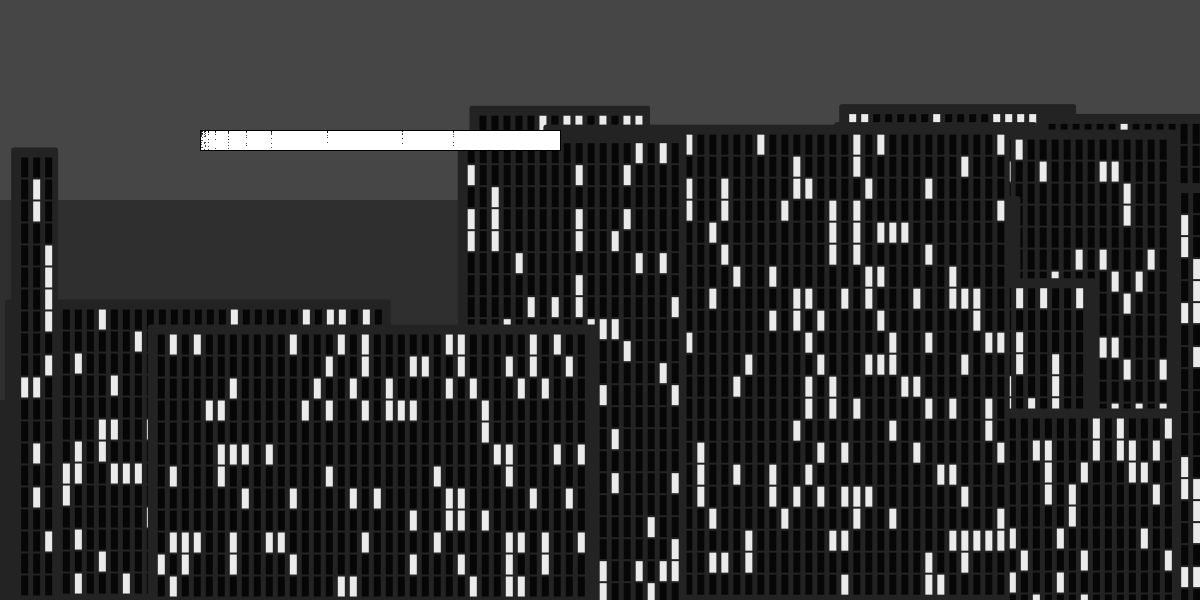
Frame 1 (no input)
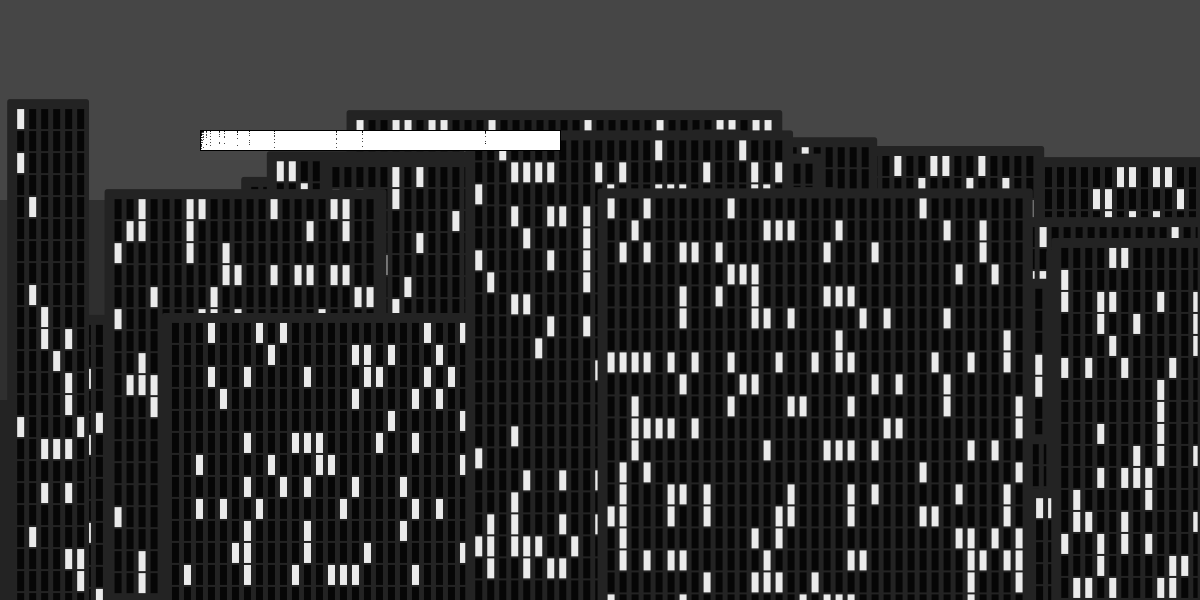
Frame 2 (the mouse pressed at the canvas centre, redrawn once)

The Processing sketch that drew these frames (run headless with seeded random() and noise(); the mouse was pressed at the canvas centre and the sketch redrawn once):

// Processing sketch: processing_134732
// ── processing_134732.pde

void setup(){
  size(1200, 600);  //establish the size of the program
  noLoop();  //Don't let the program run more than once
  
}

int hour = hour();       //establish several variables for easy debugging and tweaking
int minute = minute();
int year = year();
int month = month();
float lightsOn;
color light;

void draw(){
  
  float Sky = map(hour, 0, 23, 0, 255);             //the tint of the background is determined by the time of day, much like outside
  background(Sky, 68, 160);
  noStroke();
  for(int skyCount = 8; skyCount > 1; skyCount = skyCount - 1){        //the building of a series of blocks in the background, making a pseudo-gradient
    
  fill(Sky-(skyCount*10), 68-(skyCount*12), 160-(skyCount*15));
  rect(0, 100*skyCount, 1200, 100*skyCount);
  }
  
  for( int building = (year/40); building > 0; building = building - 1){     // a for loop is made to establish the number of buildings in the image
  float Width = random(minute, 500);                                          //the width is limited by the minute of current time
float Height = random(50, (year-1500));                                       //height by year, etc.
float leftright = random(0, 1200);
float updown = 625 - Height;
noStroke();
fill(30, 40, Sky/2);                                                          //color of the building
rect(leftright, updown, Width, Height, 3);
if(Width > 30 && Height > 70){                                                //requisite size of a building in order to have windows
for (float windowX = 10; windowX < (Width - 10); windowX += 12){              // for loops setting up an array of windows per building
  for (float windowY = 10; windowY < (Height - 30); windowY += 22){
    if (hour >= 18 || hour <= 2){                                              //lights are most likely to be on between 6pm and 2am
      lightsOn = random(0,10); 
    } else {
       lightsOn = random(0, 30);                                               
    }
       if (lightsOn <= 6) {
          light = #FFFF4D;
       }   else {
           light = #00003D;
         }
         
    fill(light);
    rect(windowX + leftright, windowY + updown, 7, 20);
    
      }
    }
  }
}
/*                                                                //extra space for a foggy filter on top of the buildings
for(int count = 0; count < 10000; count = count +1){
  int x = int(random(1200));
  int y = int(random(600));
  point(x, y);
  
  float r = red(get(x,y));
  float g = green(get(x,y));
  float b = blue(get(x,y));
  noStroke();
  
  fill(r*1.02,g*1.02,b*1.02,12);
  ellipse(x,y,70,70);
}
  
  */
  fill(255);                                                          //the clock on top of the building scene, giving direct information on the time
  stroke(0);
 rect((hour*50),(minute*10),(month*30), (year*.01));                //the x position is the hour, the y is the minute, and the width is the month and the height is the year
 for (float i = 1; i < (month*30);i = i + random(i)){
  for (float j = 1; j < (year/100);j = j + random(j)){
  point(i + (hour*50) ,j + (minute*10));                               //a small for loop to establish an interesting array of points within the clock block 
  } 
 }
 filter(GRAY);                                                        //a greyscale filter for the image. 
}
